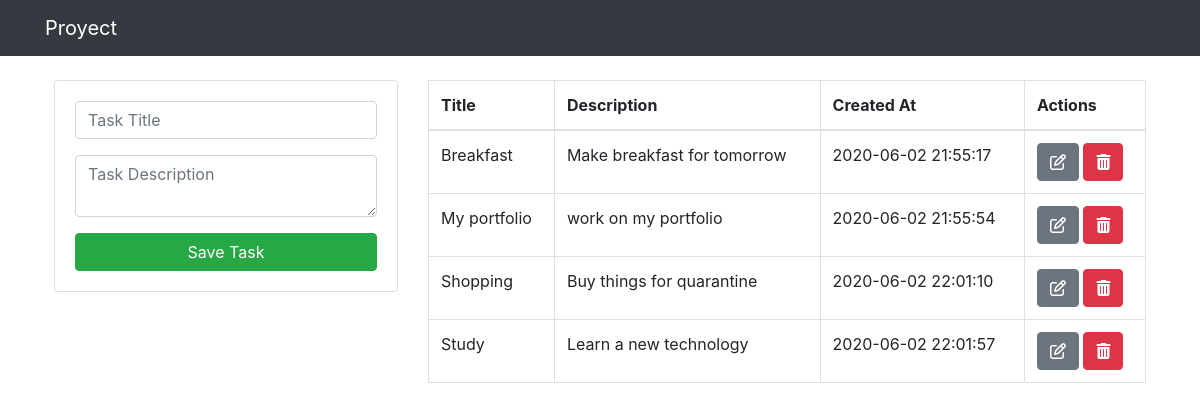
The page / on the database its author committed.
### tables this page shows
CREATE TABLE `task` (
  `id` int(11) NOT NULL,
  `title` varchar(128) NOT NULL,
  `description` varchar(255) NOT NULL,
  `created_at` timestamp NULL DEFAULT CURRENT_TIMESTAMP ON UPDATE CURRENT_TIMESTAMP
);

### index.php (the view, shortened to what this page needs)
<?php include('db.php') ?>
<?php include('includes/header.php') ?>
    <div class="container p-4">
        <div class="row">
            <div class="col-md-4">
                <div class="card card-body">
                    <form action="save_task.php" method="POST" >
                        <div class="form-group">
                            <input type="text" name="title" class="form-control" placeholder="Task Title" autofocus>
                        </div>
                        <div class="form-group">
                            <textarea name="description" id="" rows="2" class="form-control" placeholder="Task Description" ></textarea>
                        </div>
                        <input type="submit" class="btn btn-success btn-block" name="save_task" value="Save Task">
                    </form>
                </div>
            </div>
            <div class="col-md-8">
                <table class="table table-bordered">
                    <thead>
                        <tr>
                            <th>Title</th>
                            <th>Description</th>
                            <th>Created At</th>
                            <th>Actions</th>
                        </tr>
                    </thead>
                    <tbody>
                        <?php
                            $query = "SELECT * FROM task";
                            $result_tasks = mysqli_query($conn, $query);
                            while($row = mysqli_fetch_array($result_tasks)) { ?>
                                <tr>
                                    <td><?php echo $row['title']?></td>
                                    <td><?php echo $row['description']?></td>
                                    <td><?php echo $row['created_at']?></td>
                                    <td>
                                        <a href="edit.php?id=<?php echo $row['id']?>" class="btn btn-secondary" >
                                        <i class="far fa-edit"></i>
                                        </a>
                                        <a class="btn btn-danger" href="delete_task.php?id=<?php echo $row['id']?>">
                                            <i class="fas fa-trash-alt"></i>
                                        </a>
                                    </td>
                                </tr>
                        <?php }?>
                    </tbody>
                </table>
            </div>
        </div>
    </div>
<?php include('includes/footer.php') ?>

### includes/header.php (shortened to what this page needs)
<!DOCTYPE html>
<html lang="en">
<head>
    <link rel="stylesheet" href="https://stackpath.bootstrapcdn.com/bootstrap/4.3.1/css/bootstrap.min.css">
</head>
<body>
<nav class="navbar navbar-dark bg-dark">
    <div class="container">
        <a href="index.php" class="navbar-brand">Proyect</a>
    </div>
</nav>

### includes/footer.php (shortened to what this page needs)
</body>
</html>

### rows shown on the page
task: title "Breakfast", description "Make breakfast for tomorrow", created_at "2020-06-02 21:55:17"
task: title "My portfolio", description "work on my portfolio", created_at "2020-06-02 21:55:54"
task: title "Shopping", description "Buy things for quarantine", created_at "2020-06-02 22:01:10"
task: title "Study", description "Learn a new technology", created_at "2020-06-02 22:01:57"
